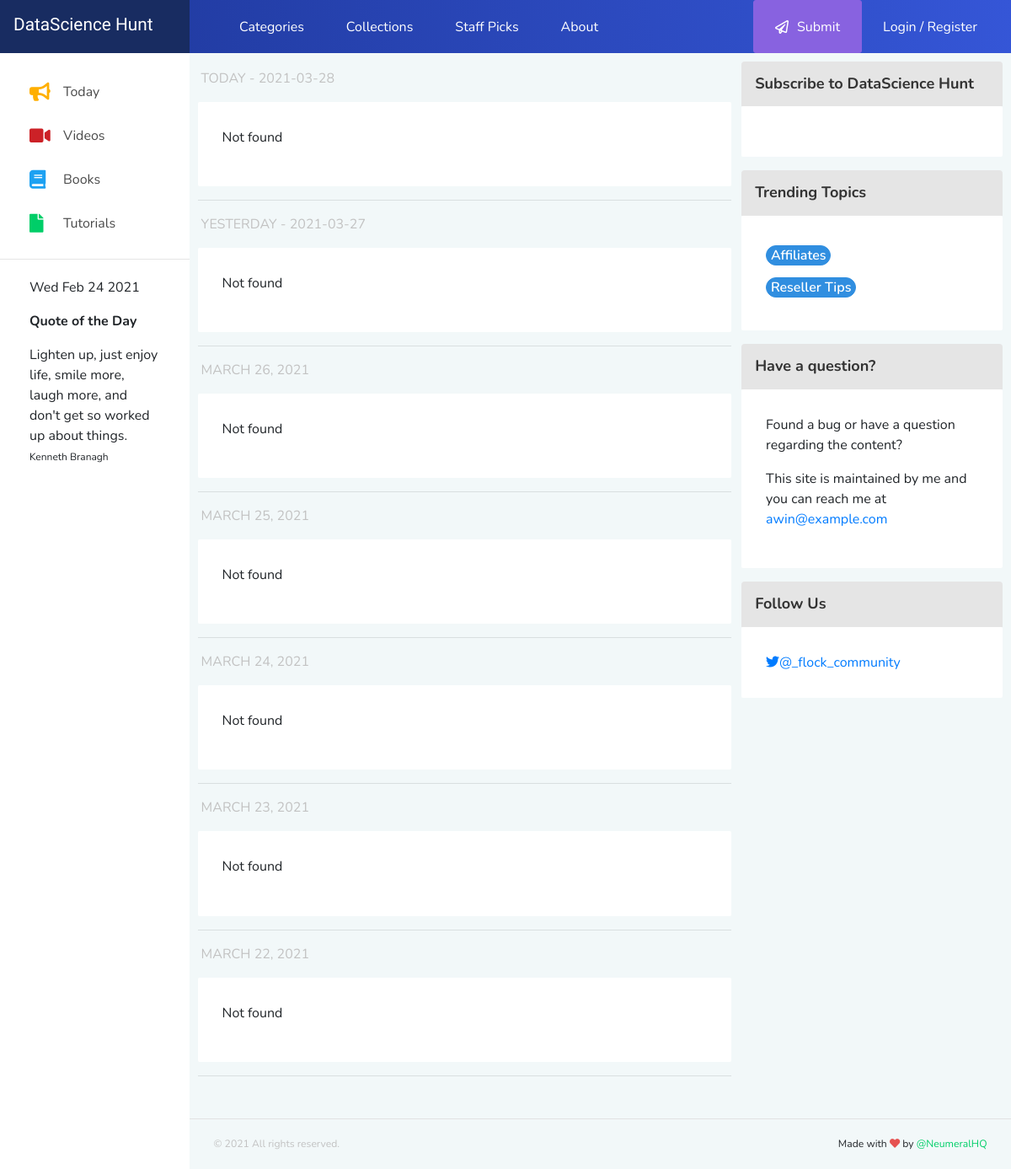
Page /home on the earlier database version.
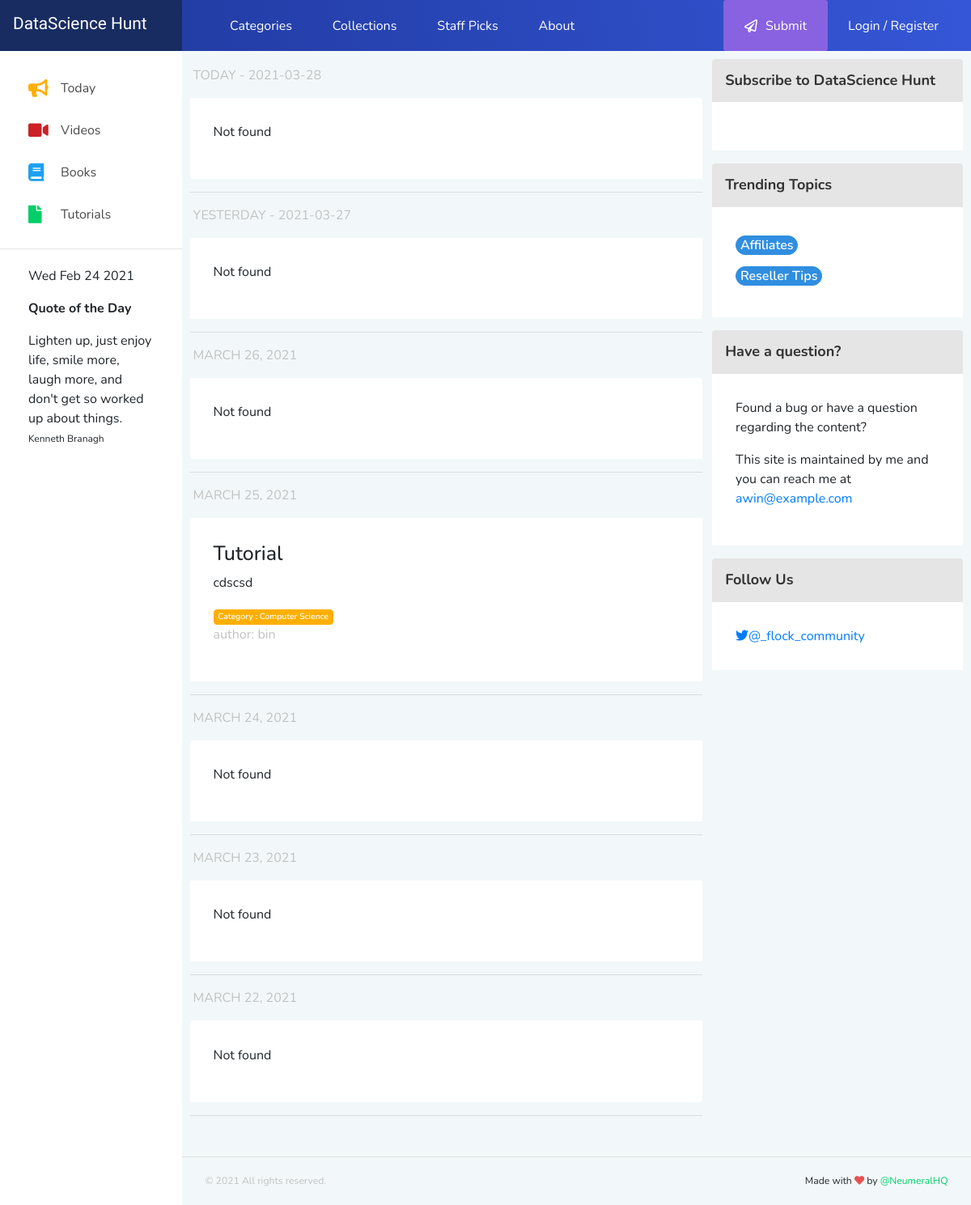
Same page on the later database version.
### listing/models.py (models this page shows, shortened)
class Post(models.Model):
    post_type = models.CharField(max_length=50)
    category = models.ForeignKey(Category, on_delete=models.CASCADE)
    title = models.CharField(max_length=255)
    description = models.TextField()
    link = models.URLField()
    date_published = models.DateField(auto_now=True)
    submitted_user = models.ForeignKey(get_user_model(), on_delete=models.CASCADE)
    approved = models.BooleanField(default=False)

class Category(models.Model):
    name = models.CharField(max_length=100)
    def __str__(self):
        return self.name

### accounts/models.py (models this page shows)
class AppUser(AbstractUser):
    pass

### listing/views.py (the view)
# urls.py: path('home', views.postList, name='home'),
def postList(request):
    di = {}
    d = datetime.date.today()
    post = Post.objects.all()
    di[f"Today - {datetime.date.today()}"] = Post.objects.filter(date_published=d, approved=True)
    di[f"Yesterday - {d-datetime.timedelta(days=1)}"] = Post.objects.filter(date_published=d-datetime.timedelta(days=1), approved=True)
    for i in range(2,7):
        di[d-datetime.timedelta(days=i)] = Post.objects.filter(date_published=d-datetime.timedelta(days=i),approved=True)
    return render(request, 'layout.html', {'post':di})

### templates/layout.html (shortened to what this page needs)
{% load static %}
<!DOCTYPE html>
<html lang="en">
<head>
    <link rel="stylesheet" href="https://use.fontawesome.com/releases/v5.1.0/css/all.css">
    <link rel="stylesheet" href="assets/css/materialdesignicons.css">
    <link rel="stylesheet" href="assets/css/vendor_002.css">
    <link rel="stylesheet" href="assets/css/vendor.css">
    <link rel="stylesheet" href="{% static 'assets/css/style.css' %}">
</head>
<body>
    <div class="container-scroller">
        <nav class="navbar default-layout col-lg-12 col-12 p-0 fixed-top d-flex flex-row">
            <div class="text-center bg-bluebell navbar-brand-wrapper d-flex align-items-top justify-content-left"><a class="navbar-brand brand-logo" href="#">DataScience Hunt</a></div>
            <div class="navbar-menu-wrapper d-flex align-items-left">
                <ul class="navbar-nav navbar-nav-left header-links d-none d-md-none d-lg-flex">
                    <li class="nav-item">
                        <a href='#' class='nav-link text-lg'>Categories</a>
                    </li>
                    <li class="nav-item">
                        <a href='#' class='nav-link'>Collections</a>
                    </li>
                    <li class="nav-item">
                        <a href='#' class='nav-link'>Staff Picks</a>
                    </li>
                    <li class="nav-item">
                        <a href='#' class='nav-link'>About</a>
                    </li>
                </ul>
                <ul class="navbar-nav navbar-nav-right header-links">
                    {% if user.is_authenticated %}
                    <li class="nav-item">
                        <a href="{% url 'post-create' %}" class='nav-link btn btn-info'><i class='far fa-paper-plane'></i> Submit</a>
                    </li>
                    <li class="nav-item">
                        <a href="#" class="nav-link"><i class='fas fa-user-check text-warning' style="font-size: 20px;"></i>{{user}}</a>
                    </li>
                    <li class="nav-item">
                        <a href='{% url "account_logout" %}' class='nav-link'>Logout</a>
                    </li>
                    {% else %}
                    <li class="nav-item">
                        <a href='{% url "account_login" %}' class='nav-link btn btn-info'><i class='far fa-paper-plane'></i> Submit</a>
                    </li>
                    <li class="nav-item">
                        <a href='{% url "account_login" %}' class='nav-link'>Login / Register</a>
                    </li>
                    {% endif %}
                </ul>
            </div>
        </nav>
        <div class="container-fluid page-body-wrapper">
            <nav class="sidebar sidebar-offcanvas" id="sidebar">
                <ul class="nav">
                    <li class="nav-item"><a class="nav-link" href="#/news"><i class="menu-icon fas fa-bullhorn text-warning"></i><span class="menu-title">Today</span></a></li>
                    <li class="nav-item"><a class="nav-link" href="#/topics/affiliates"><i class="menu-icon text-pinterest fas fa-video"></i><span class="menu-title">Videos</span></a></li>
                    <li class="nav-item"><a class="nav-link" href="#/topics/affiliates"><i class="menu-icon text-twitter fas fa-book"></i><span class="menu-title">Books</span></a></li>
                    <li class="nav-item"><a class="nav-link" href="#/topics/affiliates"><i class="menu-icon text-success fas fa-file"></i><span class="menu-title">Tutorials</span></a></li>
                </ul>
                <hr>
                <div class="today mt-3">
                    <p>Wed Feb 24 2021</p>
                    <p><b>Quote of the Day</b></p>
                    <p>Lighten up, just enjoy life, smile more, laugh more, and don't get so worked up about things.<br><small>Kenneth Branagh</small></p>
                </div>
            </nav>
            <div class="main-panel">
                <div class="content-wrapper">
                    <div class="row content-padding">
                        <div class="col-lg-8 grid-margin">
                            <div class="row">
                                <div class="col-lg-12">
                                    {% for i,j in post.items %}
                                    <div class='post-date mx-1 mt-2 mb-3'>
                                        <span class='text-uppercase text-muted'>{{i}}</span>
                                    </div>
                                            {% if j %}
                                                {% for k in j %}
                                                    <div class="card mb-1">
                                                        <div class="card-body">
                                                            <h3>{{k.post_type}}</h3>
                                                            <p>{{k.description}}</p>
                                                            <div class="badge badge-warning">Category : {{k.category}}</div>
                                                            <p class="text-muted">author: {{k.submitted_user}}</p>
                                                        </div>
                                                    </div>
                                                {% endfor %}
                                            {% else %}
                                            <div class="card">
                                                <div class="card-body">
                                                    <p>Not found</p>
                                                </div>
                                            </div>
                                            {% endif %}
                                            <hr>
                                    {% endfor%}
                                </div>
                            </div>
                        </div>
                        <div class="col-lg-4 grid-margin">
                            <div class="section">
                                <div class="p-3 bg-secondary rounded-top">
                                    <h4 class="mb-0 text-github"><b>Subscribe to DataScience Hunt</b></h4>
                                </div>
                                <div class="card">
                                    <div class="card-body">
                                    </div>
                                </div>
                            </div>
                            <div class="section mt-3">
                                <div class="p-3 bg-secondary rounded-top">
                                    <h4 class="mb-0 text-github"><b>Trending Topics</b></h4>
                                </div>
                                <div class="card">
                                    <div class="card-body">
                                        <div class="wrapper">
                                            <div>
                                                <h3><a href="#"><span class="badge badge-primary badge-pill text-large">Affiliates</span></a></h3>
                                            </div>
                                            <div>
                                                <h3><a href="#"><span class="badge badge-primary badge-pill text-large">Reseller Tips</span></a></h3>
                                            </div>
                                        </div>
                                    </div>
                                </div>
                            </div>
                            <div class="section mt-3">
                                <div class="p-3 bg-secondary rounded-top">
                                    <h4 class="mb-0 text-github"><b>Have a question?</b></h4>
                                </div>
                                <div class="card">
                                    <div class="card-body">
                                        <div class="wrapper">
                                            <p>Found a bug or have a question regarding the content?</p>
                                            <p>This site is maintained by me and you can reach me at <a href="#">awin@example.com</a></p>
                                        </div>
                                    </div>
                                </div>
                            </div>
                            <div class="section mt-3">
                                <div class="p-3 bg-secondary rounded-top">
                                    <h4 class="mb-0 text-github"><b>Follow Us</b></h4>
                                </div>
                                <div class="card">
                                    <div class="card-body">
                                        <div class="wrapper"><a href="https://twitter.com/_flock_community"><i class="fab fa-twitter"></i>@_flock_community</a></div>
                                    </div>
                                </div>
                            </div>
                        </div>
                    </div>
                </div>
                <footer class="footer">
                    <div class="container-fluid clearfix"><span class="text-muted d-block text-center text-sm-left d-sm-inline-block">
                            <copyright>© 2021 All rights reserved.</copyright>
                        </span><span class="float-none float-sm-right d-block mt-1 mt-sm-0 text-center">Made with <i class="fas fa-heart text-danger"></i> by <a href="https://twitter.com/awinabi"> @NeumeralHQ</a></span></div>
                </footer>
            </div>
        </div>
    </div>
</body>
</html>

Differences in the rows shown:
added Post: post_type "Tutorial", description "cdscsd", category "Computer Science", submitted_user "bin"
Other differences:
list line gone: "Not found"
